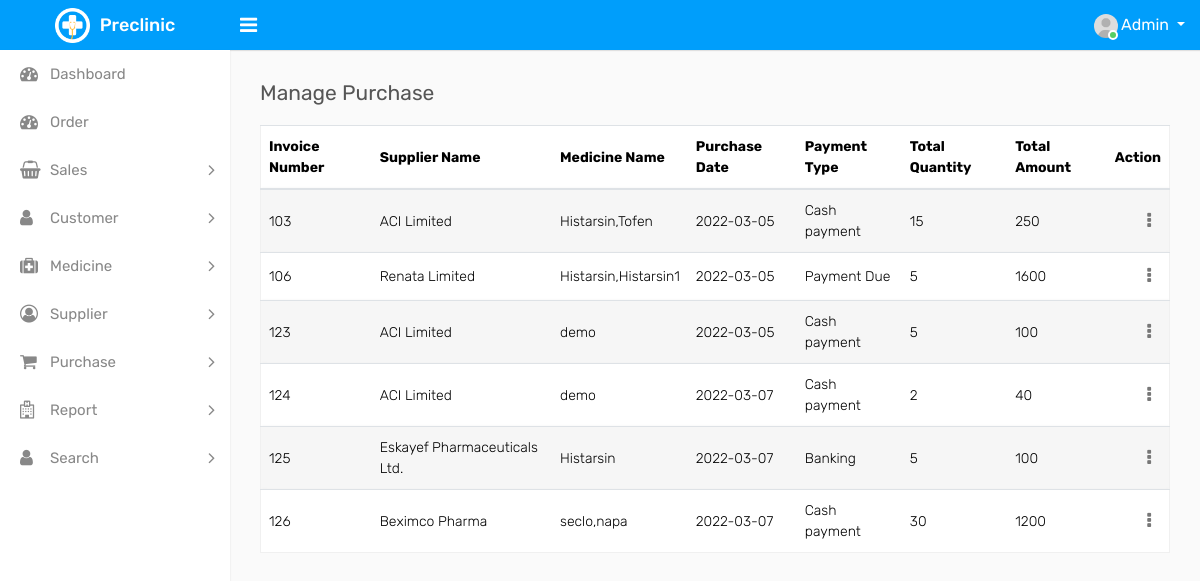
/admin/manage_purchase.php (signed in), run on the app's committed database.
### tables this page shows
CREATE TABLE `new_purchase` (
  `invoice_number` int(11) NOT NULL,
  `purchase_date` date NOT NULL DEFAULT current_timestamp(),
  `supplier_name` varchar(255) NOT NULL,
  `payment_type` varchar(255) NOT NULL,
  `product` varchar(255) NOT NULL,
  `rate` varchar(255) NOT NULL,
  `qty` varchar(255) NOT NULL,
  `amount` varchar(255) NOT NULL,
  `total_qty` varchar(255) NOT NULL,
  `total_amt` varchar(255) NOT NULL
);

CREATE TABLE `suppliers` (
  `ID` int(11) NOT NULL,
  `NAME` varchar(100) NOT NULL,
  `EMAIL` varchar(100) NOT NULL,
  `CONTACT_NUMBER` varchar(100) NOT NULL,
  `ADDRESS` varchar(100) NOT NULL
);

### admin/manage_purchase.php (the view, shortened to what this page needs)
<?php
include('include/db_conn.php');
include('include/header.php');
include('include/sidebar.php');
?>
<div class="page-wrapper">
    <div class="content">
        <div class="row">
            <div class="col-sm-12">
                <h4 class="page-title">Manage Purchase</h4>
            </div>
        </div>
        <div class="row">
            <div class="col-md-12">
                <div class="table-responsive">
                    <table class="table table-striped custom-table mb-0 datatable">
                        <thead>
                            <tr>
                                <th>Invoice Number</th>
                                <th>Supplier Name</th>
                                <th>Medicine Name</th>
                                <th>Purchase Date</th>
                                <th>Payment Type</th>
                                <th>Total Quantity</th>
                                <th>Total Amount</th>
                                <th class="text-right">Action</th>
                            </tr>
                        </thead>
                        <tbody>
                            <?php
                                $sql = "select * from new_purchase";
                                $table = mysqli_query($conn, $sql);
                                while($row = mysqli_fetch_assoc($table)){
                            ?>
                            <tr>
                                <td><?php echo $row['invoice_number']; ?></td>
                                <td>
                                    <?php
                                        $supplier_name = "select NAME from suppliers where id = ".$row['supplier_name'];
                                        $supplier_result = mysqli_query($conn, $supplier_name);
                                        while($supplier_row = mysqli_fetch_assoc($supplier_result)){
                                            echo $supplier_row['NAME'];
                                        }
                                    ?>
                                </td>
                                <td><?php echo $row['product']; ?></td>
                                <td><?php echo $row['purchase_date']; ?></td>
                                <td><?php echo $row['payment_type']; ?></td>
                                <td><?php echo $row['total_qty']; ?></td>
                                <td><?php echo $row['total_amt']; ?></td>
                                <td class="text-right">
                                    <div class="dropdown dropdown-action">
                                        <a href="#" class="action-icon dropdown-toggle" data-toggle="dropdown" aria-expanded="false"><i class="fa fa-ellipsis-v"></i></a>
                                    </div>
                                </td>
                            </tr>
                            <?php } ?>
                        </tbody>
                    </table>
                </div>
            </div>
        </div>
    </div>
</div>
</body>
</html>

### data on the page
new_purchase: invoice_number "103", product "Histarsin,Tofen", purchase_date "2022-03-05", payment_type "Cash payment", total_qty "15", total_amt "250"
suppliers: NAME "ACI Limited"
new_purchase: invoice_number "106", product "Histarsin,Histarsin1", purchase_date "2022-03-05", payment_type "Payment Due", total_qty "5", total_amt "1600"
suppliers: NAME "Renata Limited"
new_purchase: invoice_number "123", product "demo", purchase_date "2022-03-05", payment_type "Cash payment", total_qty "5", total_amt "100"
new_purchase: invoice_number "124", product "demo", purchase_date "2022-03-07", payment_type "Cash payment", total_qty "2", total_amt "40"
new_purchase: invoice_number "125", product "Histarsin", purchase_date "2022-03-07", payment_type "Banking", total_qty "5", total_amt "100"
suppliers: NAME "Eskayef Pharmaceuticals Ltd."
new_purchase: invoice_number "126", product "seclo,napa", purchase_date "2022-03-07", payment_type "Cash payment", total_qty "30", total_amt "1200"
suppliers: NAME "Beximco Pharma"
